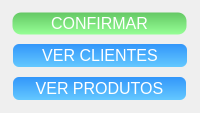
            <widget class="QFrame" name="frame_confirmar_ver_produto">
             <property name="sizePolicy">
              <sizepolicy hsizetype="Expanding" vsizetype="Expanding">
               <horstretch>0</horstretch>
               <verstretch>0</verstretch>
              </sizepolicy>
             </property>
             <property name="maximumSize">
              <size>
               <width>200</width>
               <height>200</height>
              </size>
             </property>
             <property name="frameShape">
              <enum>QFrame::NoFrame</enum>
             </property>
             <property name="frameShadow">
              <enum>QFrame::Raised</enum>
             </property>
             <layout class="QVBoxLayout" name="verticalLayout_20">
              <item>
               <widget class="QPushButton" name="btn_confirmar">
                <property name="sizePolicy">
                 <sizepolicy hsizetype="Expanding" vsizetype="Expanding">
                  <horstretch>0</horstretch>
                  <verstretch>0</verstretch>
                 </sizepolicy>
                </property>
                <property name="minimumSize">
                 <size>
                  <width>0</width>
                  <height>0</height>
                 </size>
                </property>
                <property name="maximumSize">
                 <size>
                  <width>177</width>
                  <height>30</height>
                 </size>
                </property>
                <property name="cursor">
                 <cursorShape>PointingHandCursor</cursorShape>
                </property>
                <property name="styleSheet">
                 <string notr="true">QPushButton {
    color: rgb(255, 255, 255); /* Cor do texto (branco) */
    border-radius: 10px;
    font-size: 16px;
    background: qlineargradient(x1:0, y1:0, x2:0, y2:1, stop:0 rgb(100, 200, 100), stop:1 rgb(150, 255, 150)); /* Gradiente de verde claro para verde mais claro */
    border: 3px solid transparent;
}

QPushButton:hover {
    background: qlineargradient(x1:0, y1:0, x2:0, y2:1, stop:0 rgb(150, 255, 150), stop:1 rgb(200, 255, 200)); /* Gradiente de verde mais claro para verde ainda mais claro */
    color: rgb(0, 0, 0); /* Cor do texto (preto) */
}
</string>
                </property>
                <property name="text">
                 <string>CONFIRMAR</string>
                </property>
                <property name="icon">
                 <iconset>
                  <normaloff>../../../../.designer/backup/imagens/confirmacao.png</normaloff>../../../../.designer/backup/imagens/confirmacao.png</iconset>
                </property>
               </widget>
              </item>
              <item>
               <widget class="QPushButton" name="btn_ver_clientes_juridicos">
                <property name="sizePolicy">
                 <sizepolicy hsizetype="Expanding" vsizetype="Expanding">
                  <horstretch>0</horstretch>
                  <verstretch>0</verstretch>
                 </sizepolicy>
                </property>
                <property name="maximumSize">
                 <size>
                  <width>16777215</width>
                  <height>30</height>
                 </size>
                </property>
                <property name="cursor">
                 <cursorShape>PointingHandCursor</cursorShape>
                </property>
                <property name="styleSheet">
                 <string notr="true">QPushButton {
    color: rgb(255, 255, 255);
    border-radius: 8px;
    font-size: 16px;
    background: qlineargradient(x1:0, y1:0, x2:0, y2:1, stop:0 rgb(50, 150, 250), stop:1 rgb(100, 200, 255)); /* Gradiente de azul claro para azul mais claro */
    border: 4px solid transparent;
}

QPushButton:hover {
    background: qlineargradient(x1:0, y1:0, x2:0, y2:1, stop:0 rgb(100, 180, 255), stop:1 rgb(150, 220, 255)); /* Gradiente de azul mais claro para azul ainda mais claro */
    color: black;
}</string>
                </property>
                <property name="text">
                 <string>VER CLIENTES</string>
                </property>
                <property name="icon">
                 <iconset>
                  <normaloff>../../../../.designer/backup/imagens/74472.png</normaloff>../../../../.designer/backup/imagens/74472.png</iconset>
                </property>
                <property name="iconSize">
                 <size>
                  <width>21</width>
                  <height>25</height>
                 </size>
                </property>
               </widget>
              </item>
              <item>
               <widget class="QPushButton" name="btn_ver_item">
                <property name="sizePolicy">
                 <sizepolicy hsizetype="Expanding" vsizetype="Expanding">
                  <horstretch>0</horstretch>
                  <verstretch>0</verstretch>
                 </sizepolicy>
                </property>
                <property name="minimumSize">
                 <size>
                  <width>0</width>
                  <height>0</height>
                 </size>
                </property>
                <property name="maximumSize">
                 <size>
                  <width>177</width>
                  <height>30</height>
                 </size>
                </property>
                <property name="cursor">
                 <cursorShape>PointingHandCursor</cursorShape>
                </property>
                <property name="styleSheet">
                 <string notr="true">QPushButton {
    color: rgb(255, 255, 255);
    border-radius: 8px;
    font-size: 16px;
    background: qlineargradient(x1:0, y1:0, x2:0, y2:1, stop:0 rgb(50, 150, 250), stop:1 rgb(100, 200, 255)); /* Gradiente de azul claro para azul mais claro */
    border: 4px solid transparent;
}

QPushButton:hover {
    background: qlineargradient(x1:0, y1:0, x2:0, y2:1, stop:0 rgb(100, 180, 255), stop:1 rgb(150, 220, 255)); /* Gradiente de azul mais claro para azul ainda mais claro */
    color: black;
}</string>
                </property>
                <property name="text">
                 <string>VER PRODUTOS</string>
                </property>
                <property name="icon">
                 <iconset>
                  <normaloff>../../../../.designer/backup/imagens/pasta.png</normaloff>../../../../.designer/backup/imagens/pasta.png</iconset>
                </property>
               </widget>
              </item>
             </layout>
            </widget>
